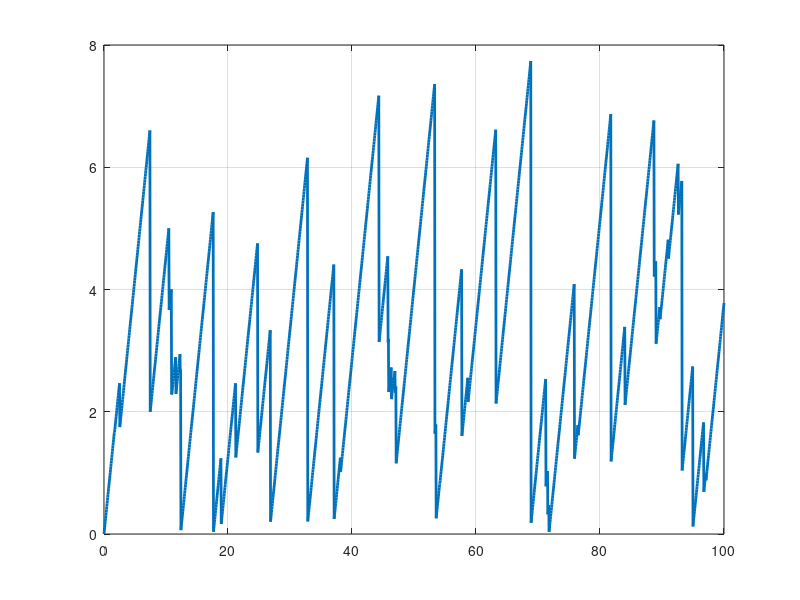

MATLAB code for this plot:
clc;
clear;
close all;

T = 100;
lambda = 0.5;
mu = 1;

t = 0;
gen_times = [];

% poisson arrivals
while t < T
    t = t- log(rand)/lambda;
    gen_times = [gen_times, t];

end

n = length(gen_times);
delivery_times = zeros(1, n);

for i = 1:n
    service = -log(rand)/mu;
    if i == 1
        delivery_times(i) = gen_times(i) + service;
    else
        delivery_times(i) = max(gen_times(i), delivery_times(i-1)) + service;
    end
end

% aoi
time = linspace(0, T, 2000);
aoi = zeros(size(time));

idx = 1;

for i = 1:length(time)
    while idx <= n && delivery_times(idx) <= time(i)
        idx = idx + 1;
    end
    if idx == 1
        last_gen = 0
    else
        last_gen = gen_times(idx-1);
    end
    aoi(i) = time(i) - last_gen;
end

plot(time, aoi, 'LineWidth', 2);
grid on;
